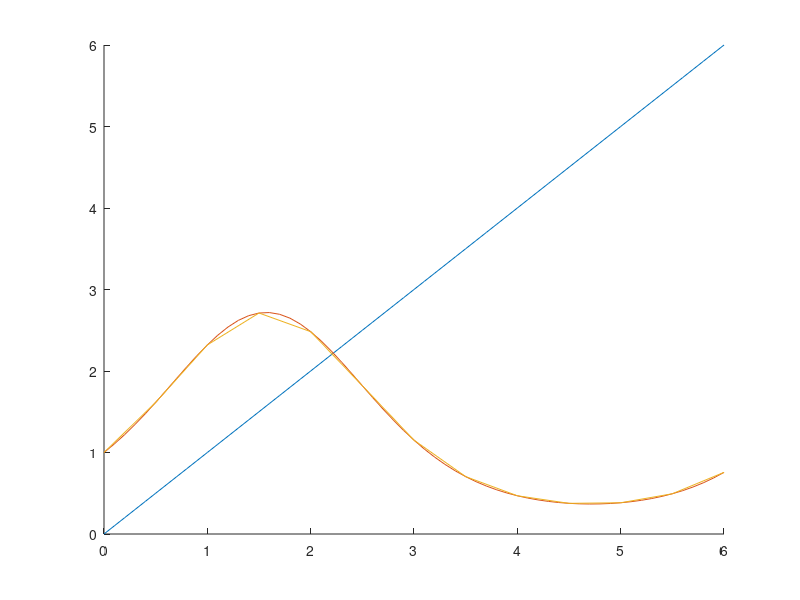

Reproduce this figure in MATLAB.
function r=pb3()
  hold on;
  x=[0:0.1:6];
  plot(x,x)
  f=exp(sin(x));
  plot(x,f)
  y=[0:0.5:6];
  r=[];
  for i= 1:length(y)
    r=[r newton(x,f,y(i))];
  endfor
  plot(y,r)
  hold off;
endfunction

function r=newton(x,f,v)
  d=div_diff(x,f);
  r=f(1);
  multy=1;
  for i= 1:length(x)-1
    multy=multy.*(v-x(i));
    r=r+multy.*d(i);
  endfor
endfunction

function y=div_diff(x,f)
  n = length(x);
  mat = [f', NaN * zeros(n,n-1)];
  for i = 2:n
    for j = 1:n-i+1
      mat(j,i)=(mat(j+1,i-1)-mat(j,i-1)) ./ (x(j+(i-1))-x(j));
    endfor
  endfor
  y=mat(1,2:end);
endfunction